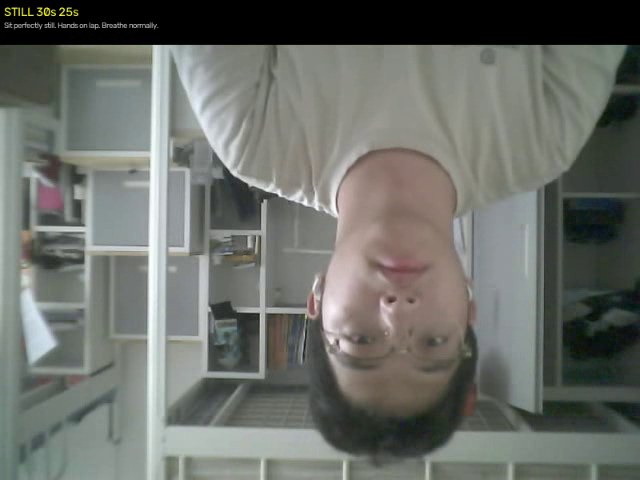
#> input picture frame 46 of training/sessions/session_20260813_160001.mp4, 640 x 480 px, given in place of the camera
$ python cam_test.py
#> lines starting #> are read from the running program, lines starting #| are printed output that depends on the picture
#!/usr/bin/env python3
"""雷达+摄像头同步录制测试。产出: video.mp4 + radar.csv"""

import queue, threading, time, cv2, serial, csv
import numpy as np
from pathlib import Path
from datetime import datetime

RADAR_PORT = "/dev/cu.usbmodem2101"
OUT_DIR = Path(__file__).resolve().parent / "bench_results"
OUT_DIR.mkdir(parents=True, exist_ok=True)

PHASES = [
    ("still",      "STILL",      8, "Sit still"),
    ("left_right", "LEFT<>RIGHT",12, "Lean LEFT 3s -> center -> RIGHT 3s"),
    ("fwd_back",   "FWD<>BACK",  12, "Lean FWD 3s -> normal -> BACK 3s"),
]

def main():
    ts = datetime.now().strftime("%Y%m%d_%H%M%S")
    video_path = OUT_DIR / f"cam_{ts}.mp4"
    radar_path = OUT_DIR / f"radar_{ts}.csv"

    # ── Radar ──
    ser = serial.Serial(RADAR_PORT, 115200, timeout=0.3)
    time.sleep(1)
    radar_q = queue.Queue(); stop = threading.Event()
    def rdr():
        while not stop.is_set():
            try:
                l = ser.readline().decode(errors='replace').strip()
                if l.startswith('RADAR,'):
                    p = l.split(',')
                    if len(p) >= 9:
                        radar_q.put({'t':time.time(),'x':int(p[2]),'y':int(p[3]),
                                      'v':int(p[4]),'em':int(p[5]),'es':int(p[6])})
            except: time.sleep(0.01)
    threading.Thread(target=rdr, daemon=True).start()

    # ── Camera ──
    cap = cv2.VideoCapture(0)
    cap.set(cv2.CAP_PROP_FRAME_WIDTH, 640)
    cap.set(cv2.CAP_PROP_FRAME_HEIGHT, 480)
    fourcc = cv2.VideoWriter_fourcc(*'mp4v')
    fps = 15
    writer = cv2.VideoWriter(str(video_path), fourcc, fps, (640, 480))

    # ── Radar CSV ──
    csv_f = open(radar_path, 'w', newline='')
    csv_w = csv.writer(csv_f)
    csv_w.writerow(['t_sec','x','y','v','em','es','phase'])

    def oled(cmd):
        ser.write((cmd+'\n').encode()); time.sleep(0.05)

    print("=== 摄像头+雷达同步录制 ===")
    print(f"视频: {video_path}")
    print(f"雷达: {radar_path}")
    print()

    all_radar = []
    t_global_start = time.time()

    for pi, (key, name, dur, desc) in enumerate(PHASES):
        print(f"[{pi+1}/{len(PHASES)}] {name}: {desc}")

        # OLED countdown
        for cd in [3, 2, 1]:
            oled(f"!PHASE:{name},{cd}")
            time.sleep(1)
        oled("!GO")

        t_phase_start = time.time()

        while time.time() - t_phase_start < dur:
            # Camera
            ret, frame = cap.read()
            if ret:
                t_rel = time.time() - t_phase_start
                # Overlay
                cv2.putText(frame, f"{name} {max(0,int(dur-t_rel))}s",
                           (10, 30), cv2.FONT_HERSHEY_SIMPLEX, 0.8, (0,255,255), 2)
                # Latest radar
                try:
                    latest = None
                    while True:
                        latest = radar_q.get_nowait()
                        latest['phase'] = key
                        latest['t_global'] = time.time()
                        all_radar.append(latest)
                except queue.Empty:
                    pass
                if all_radar:
                    r = all_radar[-1]
                    cv2.putText(frame, f"X:{r['x']:+d} Y:{r['y']} V:{r['v']:+d}",
                               (10, 60), cv2.FONT_HERSHEY_SIMPLEX, 0.6, (0,255,0), 1)
                    cv2.putText(frame, f"Em:{r['em']} Es:{r['es']}",
                               (10, 85), cv2.FONT_HERSHEY_SIMPLEX, 0.6, (0,255,0), 1)
                writer.write(frame)
                cv2.imshow("Radar+Camera (q=quit)", frame)
                if cv2.waitKey(1) & 0xFF == ord('q'):
                    break
            else:
                time.sleep(0.05)

        oled("!DONE")
        print(f"  done")
        time.sleep(1)
#> this loop made 3 passes
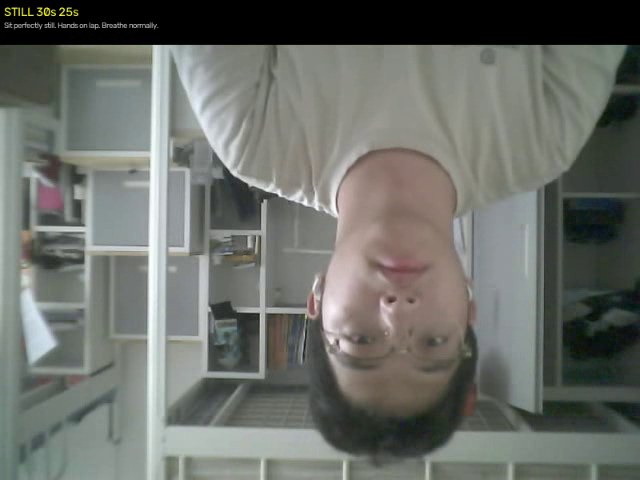
#> input picture frame 46 of training/sessions/session_20260813_160001.mp4, 640 x 480 px, given in place of the camera
#> pass 1, in main, `cv2.imshow("Radar+Camera (q=quit)", frame)`:
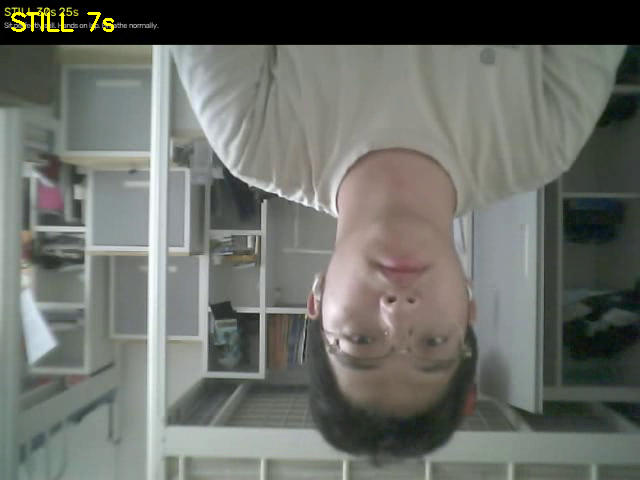
#> window 'Radar+Camera (q=quit)': shape (480, 640, 3); mean B, G, R 104.5, 110.6, 107.5
#> pass 2, in main, `cv2.imshow("Radar+Camera (q=quit)", frame)`:
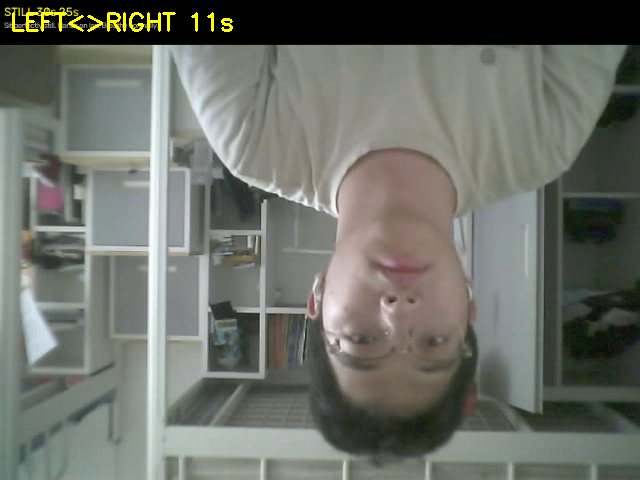
#> window 'Radar+Camera (q=quit)': shape (480, 640, 3); mean B, G, R 103.9, 111.3, 108.3
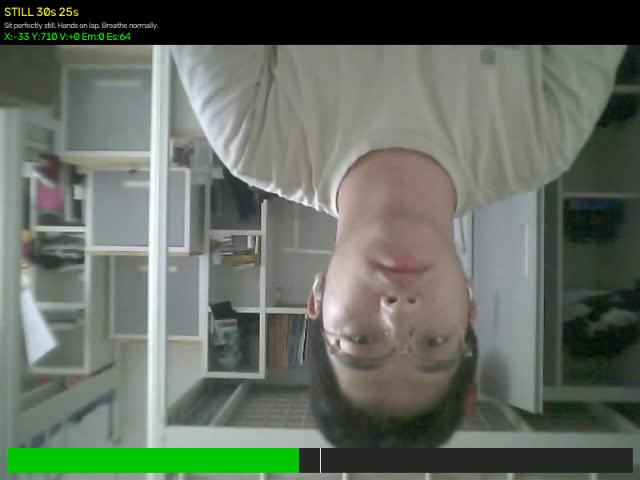
#> input picture frame 48 of training/sessions/session_20260813_160001.mp4, 640 x 480 px, given in place of the camera
#> pass 2, in main, `cv2.imshow("Radar+Camera (q=quit)", frame)`:
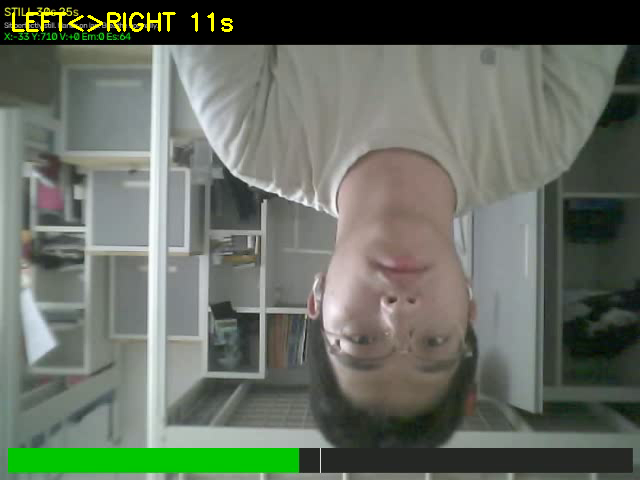
#> window 'Radar+Camera (q=quit)': shape (480, 640, 3); mean B, G, R 98.7, 110.3, 102.6

    oled("!CLEAR")

    # ── Cleanup ──
    stop.set(); ser.close()
    cap.release(); writer.release(); csv_f.close()
    cv2.destroyAllWindows()

    # ── Write radar CSV ──
    with open(radar_path, 'w', newline='') as f:
        w = csv.writer(f)
        w.writerow(['t_global','x','y','v','em','es','phase'])
        for r in all_radar:
            w.writerow([f"{r['t_global']:.3f}", r['x'], r['y'], r['v'],
                        r['em'], r['es'], r['phase']])

    # ── Summary ──
    print(f"\n=== 结果 ===")
#> (the run stopped early here; a loop or call above may not have finished)

$ run again, starting later in the video
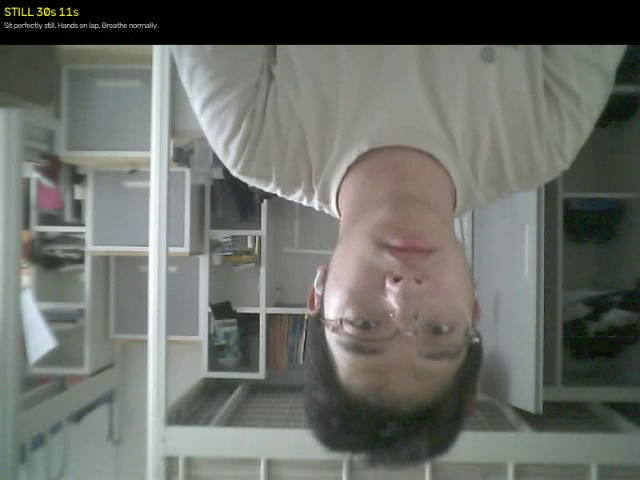
#> input picture frame 211 of training/sessions/session_20260813_160001.mp4, 640 x 480 px, given in place of the camera
#> the loop in main, `for pi, (key, name, dur, desc) in enumerate(PHASES):` made 3 passes
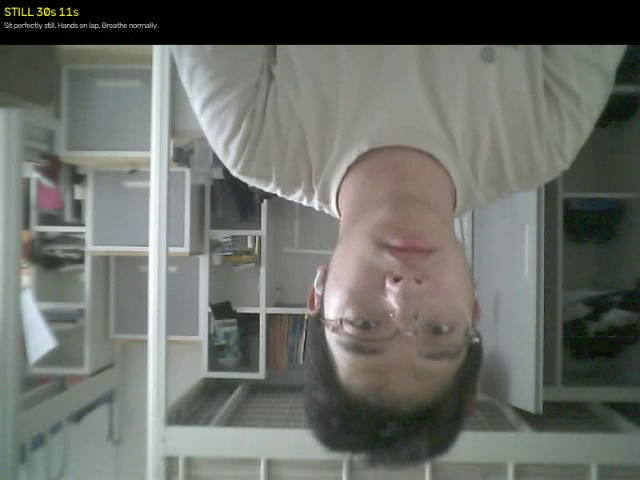
#> input picture frame 211 of training/sessions/session_20260813_160001.mp4, 640 x 480 px, given in place of the camera
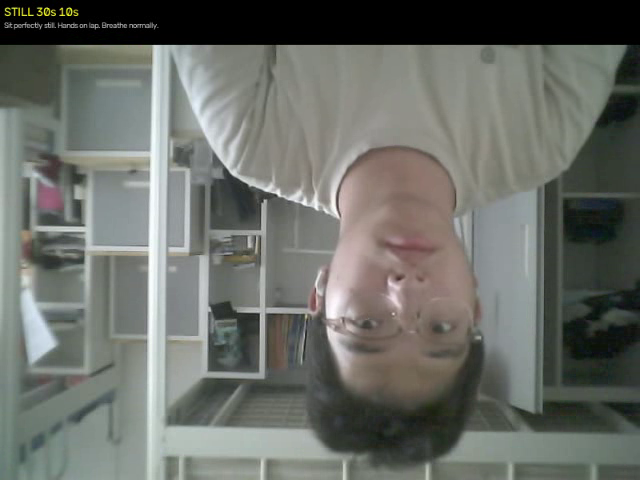
#> input picture frame 214 of training/sessions/session_20260813_160001.mp4, 640 x 480 px, given in place of the camera
#> pass 2, in main, `cv2.imshow("Radar+Camera (q=quit)", frame)`:
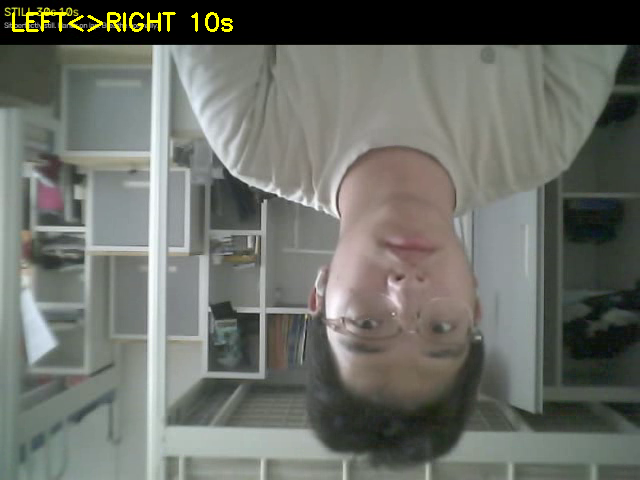
#> window 'Radar+Camera (q=quit)': shape (480, 640, 3); mean B, G, R 103.6, 110.5, 107.5

$ run again, starting later in the video
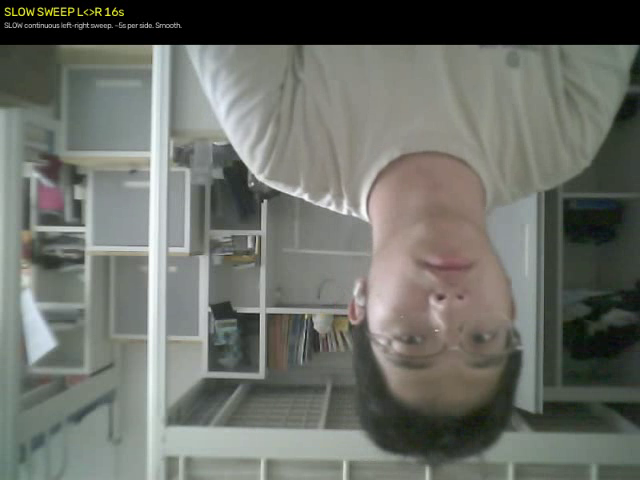
#> input picture frame 375 of training/sessions/session_20260813_160001.mp4, 640 x 480 px, given in place of the camera
#> the loop in main, `for pi, (key, name, dur, desc) in enumerate(PHASES):` made 3 passes
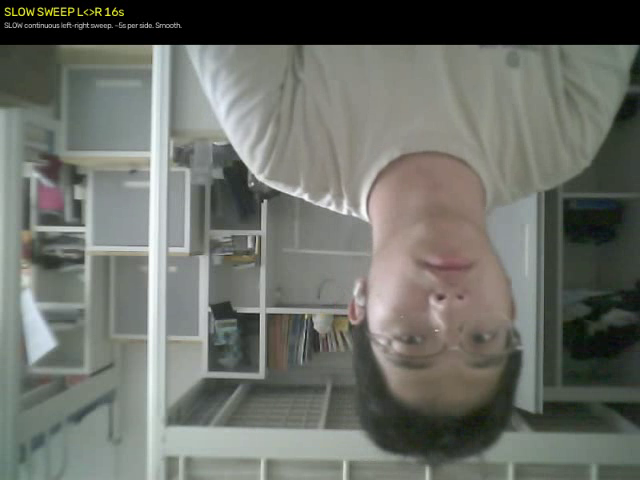
#> input picture frame 375 of training/sessions/session_20260813_160001.mp4, 640 x 480 px, given in place of the camera
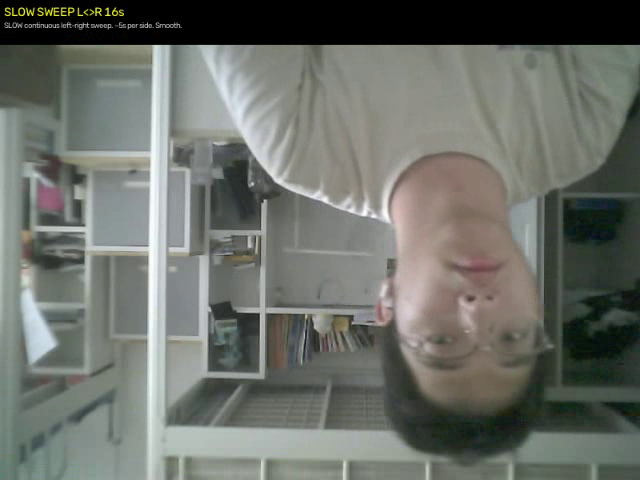
#> input picture frame 379 of training/sessions/session_20260813_160001.mp4, 640 x 480 px, given in place of the camera
#> after the loop in main, `for pi, (key, name, dur, desc) in enumerate(PHASES):`:
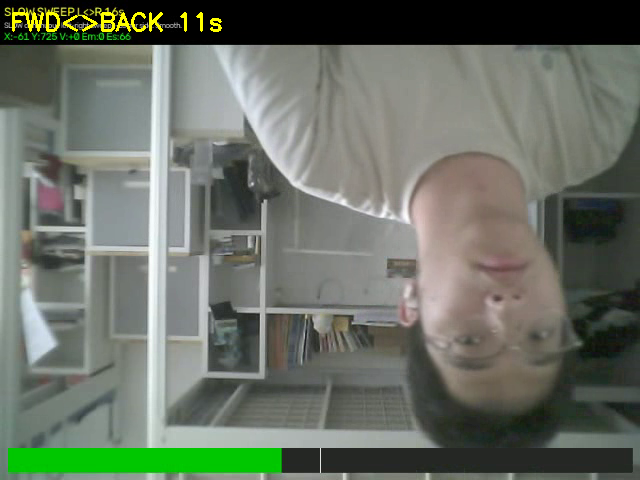
#> frame: shape (480, 640, 3); mean B, G, R 100.9, 112.3, 105.2
